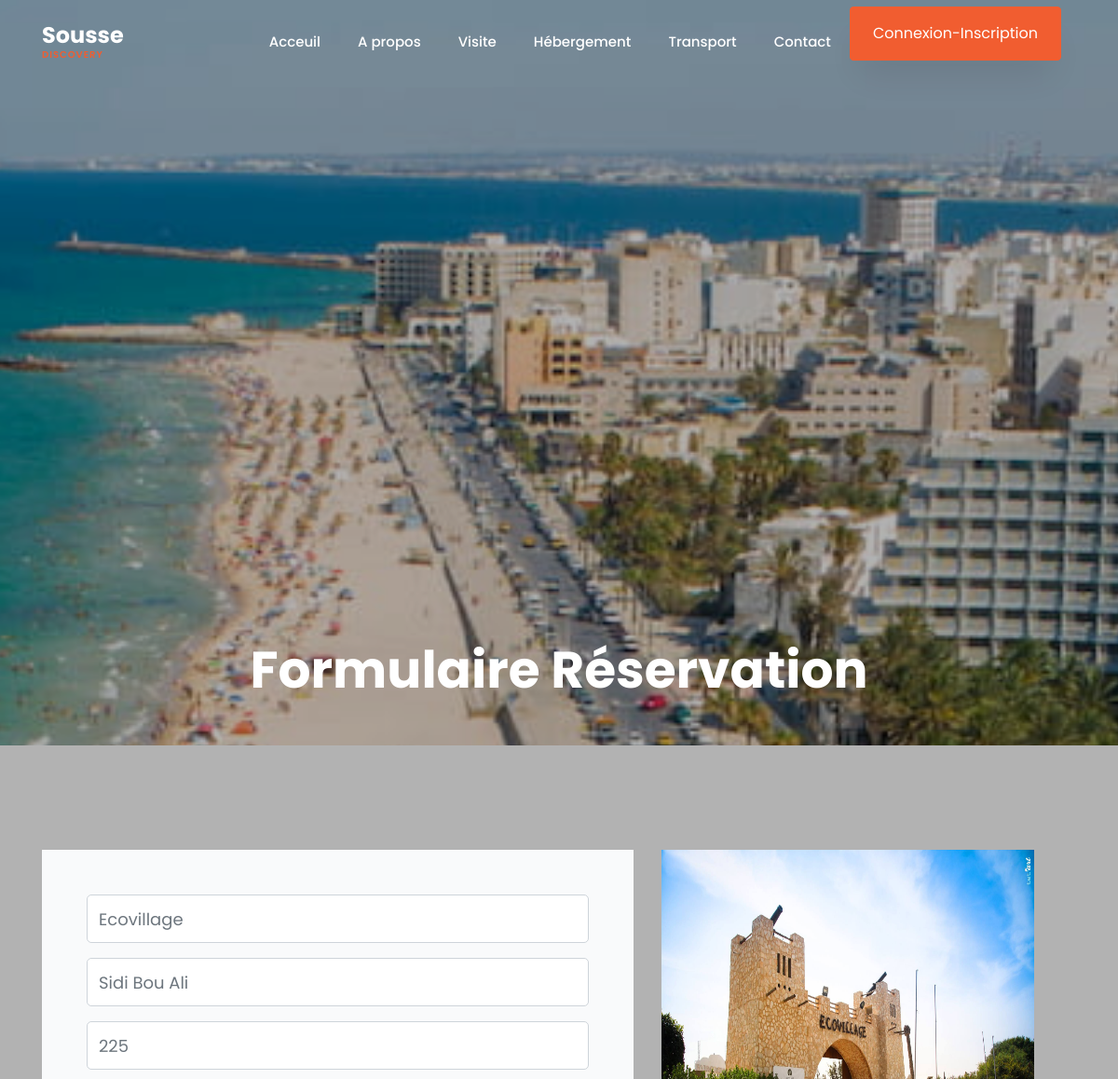
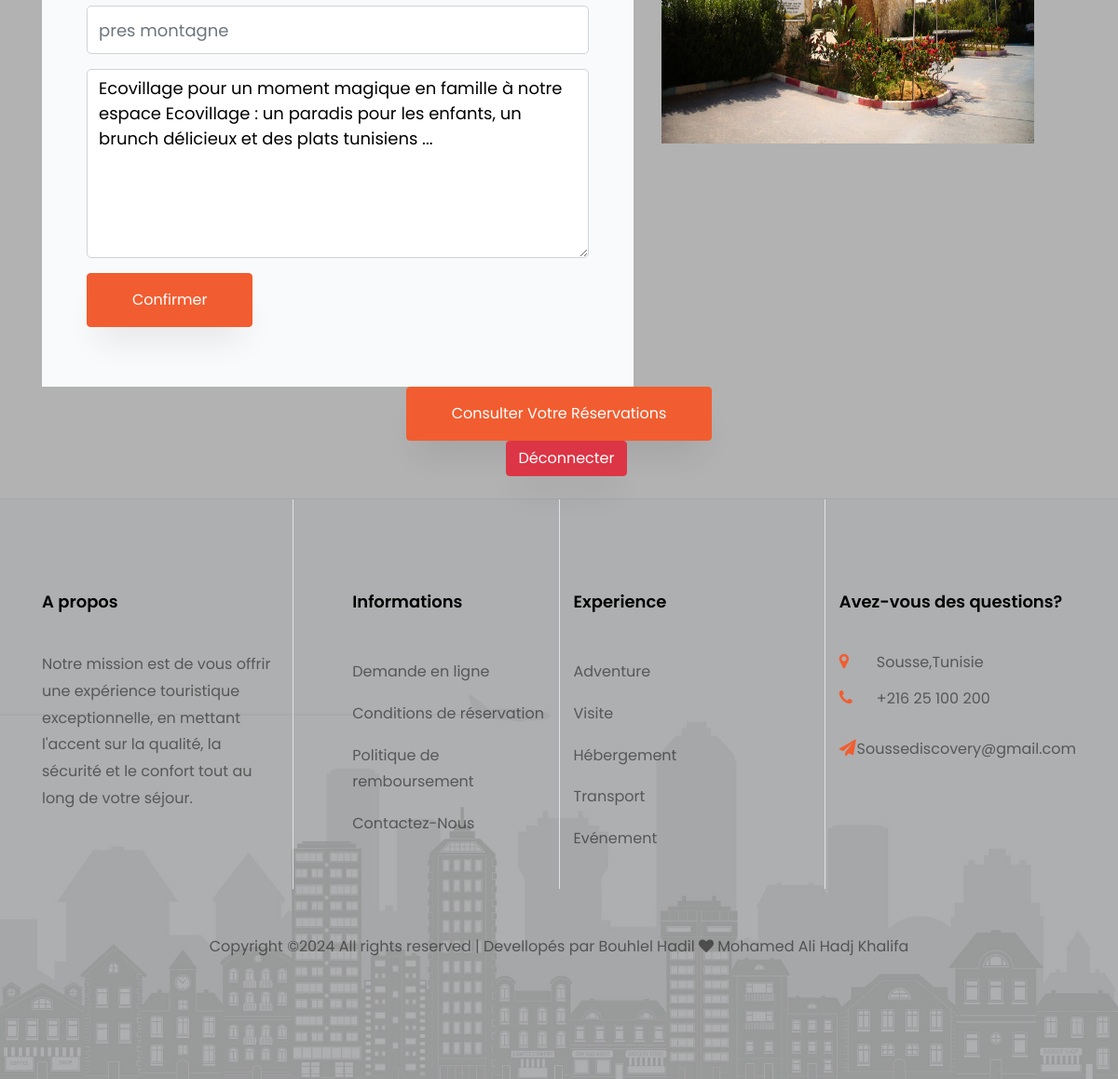
Page /booking.php?type=Destination&id=3 (signed in) on the committed database (2 pictures, top to bottom).
### tables this page shows
CREATE TABLE IF NOT EXISTS `destination` (
  `id` int NOT NULL AUTO_INCREMENT,
  `nom` varchar(50) NOT NULL,
  `localisation` varchar(200) NOT NULL,
  `type` varchar(30) NOT NULL,
  `prix` varchar(100) NOT NULL,
  `description` text NOT NULL,
  `image` varchar(250) NOT NULL,
  PRIMARY KEY (`id`)
);

### connexion/scanne.php (called while the page is built, shortened)
<?php
class scanne
{
    private $db;
    public function __construct($db)
    {
        $this->db = $db;
    }
    public function getCptById($id)
    {
        $query = mysqli_query($this->db, "SELECT * FROM `user` WHERE `id` ='{$id}'");
        $result = mysqli_fetch_assoc($query);
        if ($query) {
            return $result;
        } else {
            return false;
        }
    }
}

### connexion/database.php (called while the page is built, shortened)
<?php
class database
{
    private $link;
    public function __construct()
    {
        global $link;
        if (is_null($link)) {
            $server = 'localhost';
            $login = 'root';
            $password = '';
            $database = 'sousse_discovery';
            try {
                $this->link = new mysqli($server, $login, $password, $database);
                $this->link->set_charset("utf8");
            } catch (mysqli_sql_exception $e) {
                echo 'Problem de connexion--> ' . $e;
            }
        }
    }
    public function getConnectionDB()
    {
        return $this->link;
    }
}
?>

### connexion/connexion.php (called while the page is built, shortened)
<?php
require_once("database.php");
require_once("scanne.php");
require_once("destinationfct.php");
$database = new database();
$destinationfct= new destinationfct($database->getConnectionDB());
?>

### connexion/destinationfct.php (called while the page is built, shortened)
<?php
class destinationfct
{
    private $db;
    public function __construct($db)
    {
        $this->db = $db;
    }
    public function getById($id)
    {
        $stmt = mysqli_prepare($this->db, "SELECT * FROM `destination` WHERE `id` = ?");
        mysqli_stmt_bind_param($stmt, "i", $id);
        mysqli_stmt_execute($stmt);
        $result = mysqli_stmt_get_result($stmt);
        $row = mysqli_fetch_assoc($result);
        return $row;
    }
}

### booking.php (the view, shortened to what this page needs)
<?php
require_once('head.php');
require_once('navbar.php');
?>
<section class="hero-wrap hero-wrap-2 js-fullheight" style="background-image: url('images/sousse3.jpg');">
    <div class="container">
        <div class="row no-gutters slider-text js-fullheight align-items-end justify-content-center">
            <div class="col-md-9 ftco-animate pb-5 text-center">
                <h1 class="mb-0 bread">Formulaire Réservation</h1>
            </div>
        </div>
    </div>
</section>
<section class="ftco-section ftco-no-pb contact-section mb-4">
    <div class="container">
        <?php
        if (isset($currentUser['id'])) {
            if ($_GET['type'] == 'Destination') {
                $For = $destinationfct->getById($_GET['id']);
            };
        ?>
            <div class="row block-10">
                <div class="col-md-7">
                    <form action="#" method='post' class="bg-light p-5 contact-form">
                        <?php if ($_GET['type'] == 'Hebergement' || $_GET['type'] == 'Destination') { ?>
                            <div class="form-group">
                                <input type="text" class="form-control" placeholder="<?= $For['nom']; ?>" disabled="disabled">
                            </div>
                            <div class="form-group">
                                <input type="text" class="form-control" placeholder="<?= $For['localisation']; ?>" disabled="disabled">
                            </div>
                        <?php } ?>
                        <div class="form-group">
                            <input type="text" class="form-control" placeholder="<?= $For['prix']; ?>" disabled="disabled">
                        </div>
                        <div class="form-group">
                            <input type="text" class="form-control" placeholder="<?= $For['type']; ?>" disabled="disabled">
                        </div>
                        <div class="form-group">
                            <textarea cols="30" rows="7" class="form-control" disabled="disabled"><?= $For['description']; ?></textarea>
                        </div>
                        <div class="form-group">
                            <button type="submit" name="confirmerReservation" value="<?= $For['id']; ?>" class="btn btn-primary py-3 px-5">Confirmer</button>
                        </div>
                    </form>
                </div>
                <div class="col-md-5 order-md-last d-flex">
                    <img src="images/<?= $For['image']; ?>" alt="" class="image-booking">
                </div>
            </div>
            <div class="row justify-content-center">
                <a href="mes_reservations.php" class="btn btn-primary py-3 px-5">Consulter Votre Réservations</a>
            </div>
            <div class="row justify-content-center">
            <a href="connexion/logout.php" class="btn btn-danger ml-3">Déconnecter</a>
            </div>
        <?php
        } else {
            echo ('<div class="alert alert-danger" role="alert"><strong>"Erreur"</strong> lors de la terminaison de cette opération, vous devez <a href="connexion/index.php">connecter</a> a votre compte</div>');
        }
        ?>
    </div>
</section>
<?php
require_once('footer.php');
include('loader.php');
?>

### booking.php (style rules this page uses)
.image-booking { height: 400px; width: 400px; }

### rows in the picture
destination: nom "Ecovillage", localisation "Sidi Bou Ali", prix "225", type "pres montagne", description "Ecovillage pour un moment magique en famille à notre espace Ecovillage : un paradis pour les enfants, un brunch délicieux et des plats tunisiens ...", image (picture)
